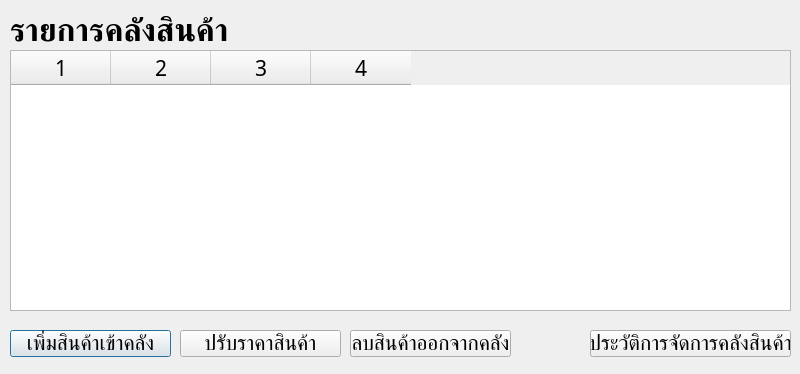
<?xml version="1.0" encoding="UTF-8"?>
<ui version="4.0">
 <class>AddItem</class>
 <widget class="QDialog" name="AddItem">
  <property name="geometry">
   <rect>
    <x>0</x>
    <y>0</y>
    <width>800</width>
    <height>374</height>
   </rect>
  </property>
  <property name="font">
   <font>
    <family>TH SarabunPSK</family>
    <pointsize>18</pointsize>
   </font>
  </property>
  <property name="windowTitle">
   <string>จัดการคลังสินค้า</string>
  </property>
  <widget class="QTableWidget" name="table_stock">
   <property name="geometry">
    <rect>
     <x>10</x>
     <y>50</y>
     <width>781</width>
     <height>261</height>
    </rect>
   </property>
   <property name="font">
    <font>
     <family>TH SarabunPSK</family>
     <pointsize>16</pointsize>
    </font>
   </property>
   <property name="editTriggers">
    <set>QAbstractItemView::NoEditTriggers</set>
   </property>
   <property name="selectionMode">
    <enum>QAbstractItemView::SingleSelection</enum>
   </property>
   <property name="selectionBehavior">
    <enum>QAbstractItemView::SelectRows</enum>
   </property>
   <property name="sortingEnabled">
    <bool>true</bool>
   </property>
   <property name="columnCount">
    <number>4</number>
   </property>
   <column/>
   <column/>
   <column/>
   <column/>
  </widget>
  <widget class="QLabel" name="label">
   <property name="geometry">
    <rect>
     <x>10</x>
     <y>16</y>
     <width>251</width>
     <height>31</height>
    </rect>
   </property>
   <property name="font">
    <font>
     <family>TH SarabunPSK</family>
     <pointsize>24</pointsize>
     <weight>75</weight>
     <bold>true</bold>
    </font>
   </property>
   <property name="text">
    <string>รายการคลังสินค้า</string>
   </property>
  </widget>
  <widget class="QPushButton" name="addStock_button">
   <property name="geometry">
    <rect>
     <x>10</x>
     <y>330</y>
     <width>161</width>
     <height>27</height>
    </rect>
   </property>
   <property name="font">
    <font>
     <family>TH SarabunPSK</family>
     <pointsize>16</pointsize>
    </font>
   </property>
   <property name="text">
    <string>เพิ่มสินค้าเข้าคลัง</string>
   </property>
  </widget>
  <widget class="QPushButton" name="editPrice_button">
   <property name="geometry">
    <rect>
     <x>180</x>
     <y>330</y>
     <width>161</width>
     <height>27</height>
    </rect>
   </property>
   <property name="font">
    <font>
     <family>TH SarabunPSK</family>
     <pointsize>16</pointsize>
    </font>
   </property>
   <property name="text">
    <string>ปรับราคาสินค้า</string>
   </property>
  </widget>
  <widget class="QPushButton" name="history_button">
   <property name="geometry">
    <rect>
     <x>590</x>
     <y>330</y>
     <width>201</width>
     <height>27</height>
    </rect>
   </property>
   <property name="font">
    <font>
     <family>TH SarabunPSK</family>
     <pointsize>16</pointsize>
    </font>
   </property>
   <property name="text">
    <string>ประวัติการจัดการคลังสินค้า</string>
   </property>
  </widget>
  <widget class="QPushButton" name="remove_button">
   <property name="geometry">
    <rect>
     <x>350</x>
     <y>330</y>
     <width>161</width>
     <height>27</height>
    </rect>
   </property>
   <property name="font">
    <font>
     <family>TH SarabunPSK</family>
     <pointsize>16</pointsize>
    </font>
   </property>
   <property name="text">
    <string>ลบสินค้าออกจากคลัง</string>
   </property>
  </widget>
 </widget>
 <resources/>
 <connections/>
</ui>
